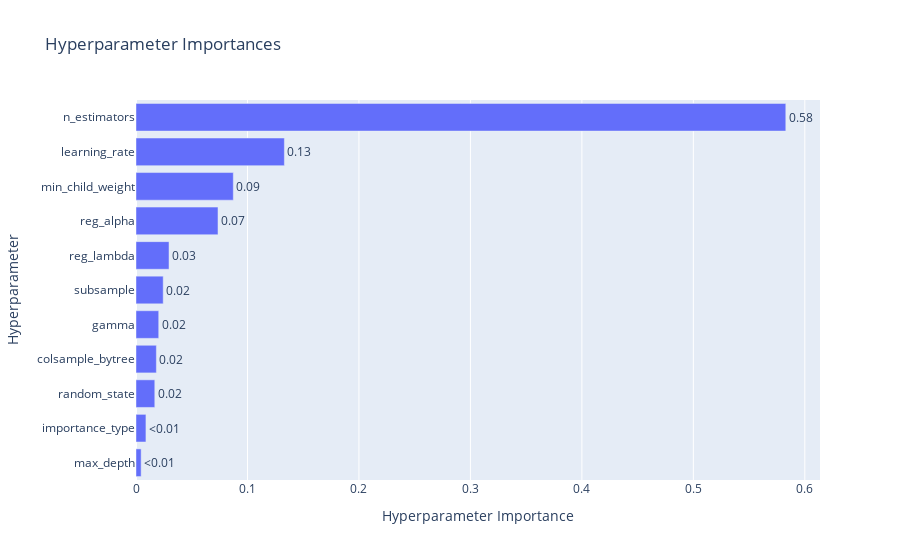

Notebook cell for this chart:
### Code cell
plot_param_importances(study)

### Figure 1 — Plotly figure (JSON) as saved in the notebook; plotly's stock layout.template omitted (floating-point values rounded to 4 significant figures)
{"data": [{"cliponaxis": false, "hovertemplate": ["max_depth (IntDistribution): 0.004614943585499831<extra></extra>", "importance_type (CategoricalDistribution): 0.008913453408146067<extra></extra>", "random_state (IntDistribution): 0.016857273504189307<extra></extra>", "colsample_bytree (FloatDistribution): 0.0182745242356216<extra></extra>", "gamma (FloatDistribution): 0.02039482149432394<extra></extra>", "subsample (FloatDistribution): 0.02441215998252345<extra></extra>", "reg_lambda (FloatDistribution): 0.029619847266684804<extra></extra>", "reg_alpha (FloatDistribution): 0.07355639074679873<extra></extra>", "min_child_weight (IntDistribution): 0.08729808443704462<extra></extra>", "learning_rate (FloatDistribution): 0.13311488067450356<extra></extra>", "n_estimators (IntDistribution): 0.582943620664664<extra></extra>"], "name": "Objective Value", "orientation": "h", "text": ["<0.01", "<0.01", "0.02", "0.02", "0.02", "0.02", "0.03", "0.07", "0.09", "0.13", "0.58"], "textposition": "outside", "type": "bar", "x": [0.004615, 0.008913, 0.01686, 0.01827, 0.02039, 0.02441, 0.02962, 0.07356, 0.0873, 0.1331, 0.5829], "y": ["max_depth", "importance_type", "random_state", "colsample_bytree", "gamma", "subsample", "reg_lambda", "reg_alpha", "min_child_weight", "learning_rate", "n_estimators"]}], "layout": {"title": {"text": "Hyperparameter Importances"}, "xaxis": {"title": {"text": "Hyperparameter Importance"}}, "yaxis": {"title": {"text": "Hyperparameter"}}}}
